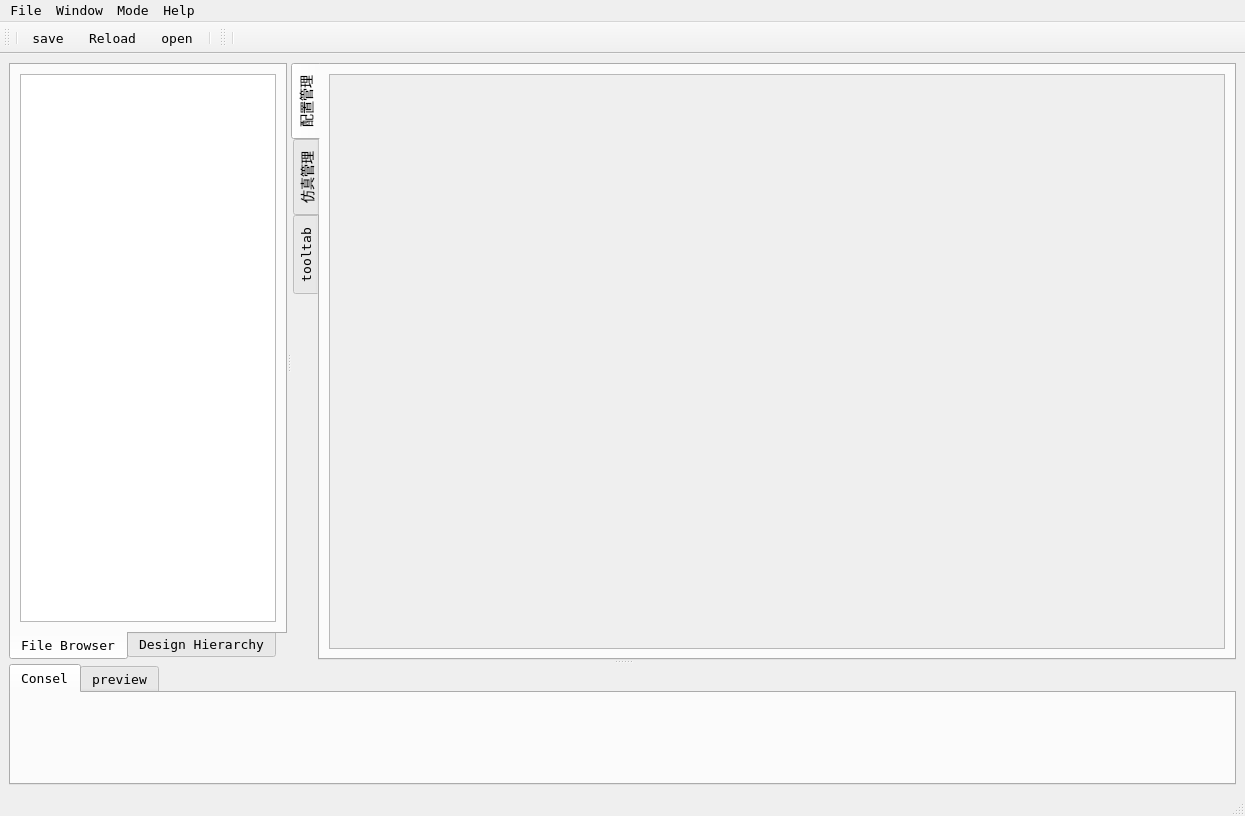
<?xml version="1.0" encoding="UTF-8"?>
<ui version="4.0">
 <class>smt</class>
 <widget class="QMainWindow" name="smt">
  <property name="windowModality">
   <enum>Qt::WindowModal</enum>
  </property>
  <property name="geometry">
   <rect>
    <x>0</x>
    <y>0</y>
    <width>1245</width>
    <height>816</height>
   </rect>
  </property>
  <property name="font">
   <font>
    <family>DejaVu Sans Mono</family>
    <pointsize>10</pointsize>
   </font>
  </property>
  <property name="windowTitle">
   <string>Simulate Manager Tool</string>
  </property>
  <property name="windowIcon">
   <iconset>
    <normaloff>../ico/uvs_white.jpg</normaloff>../ico/uvs_white.jpg</iconset>
  </property>
  <property name="windowOpacity">
   <double>10.000000000000000</double>
  </property>
  <property name="tabShape">
   <enum>QTabWidget::Rounded</enum>
  </property>
  <property name="dockNestingEnabled">
   <bool>true</bool>
  </property>
  <widget class="QWidget" name="centralwidget">
   <property name="sizePolicy">
    <sizepolicy hsizetype="Expanding" vsizetype="Expanding">
     <horstretch>0</horstretch>
     <verstretch>0</verstretch>
    </sizepolicy>
   </property>
   <layout class="QVBoxLayout" name="verticalLayout_4">
    <item>
     <widget class="QSplitter" name="splitter_2">
      <property name="sizePolicy">
       <sizepolicy hsizetype="Expanding" vsizetype="Expanding">
        <horstretch>7</horstretch>
        <verstretch>0</verstretch>
       </sizepolicy>
      </property>
      <property name="orientation">
       <enum>Qt::Vertical</enum>
      </property>
      <widget class="QSplitter" name="splitter">
       <property name="sizePolicy">
        <sizepolicy hsizetype="Expanding" vsizetype="Expanding">
         <horstretch>0</horstretch>
         <verstretch>8</verstretch>
        </sizepolicy>
       </property>
       <property name="orientation">
        <enum>Qt::Horizontal</enum>
       </property>
       <widget class="QTabWidget" name="broswer_tabWidget">
        <property name="sizePolicy">
         <sizepolicy hsizetype="Expanding" vsizetype="Expanding">
          <horstretch>0</horstretch>
          <verstretch>3</verstretch>
         </sizepolicy>
        </property>
        <property name="minimumSize">
         <size>
          <width>0</width>
          <height>0</height>
         </size>
        </property>
        <property name="maximumSize">
         <size>
          <width>16777</width>
          <height>16777</height>
         </size>
        </property>
        <property name="baseSize">
         <size>
          <width>0</width>
          <height>0</height>
         </size>
        </property>
        <property name="font">
         <font>
          <family>DejaVu Sans Mono</family>
          <pointsize>10</pointsize>
         </font>
        </property>
        <property name="mouseTracking">
         <bool>true</bool>
        </property>
        <property name="tabletTracking">
         <bool>true</bool>
        </property>
        <property name="focusPolicy">
         <enum>Qt::ClickFocus</enum>
        </property>
        <property name="whatsThis">
         <string>&lt;html&gt;&lt;head/&gt;&lt;body&gt;&lt;p&gt;&lt;span style=&quot; font-weight:600;&quot;&gt;File Browser&lt;/span&gt;&lt;/p&gt;&lt;/body&gt;&lt;/html&gt;</string>
        </property>
        <property name="autoFillBackground">
         <bool>true</bool>
        </property>
        <property name="tabPosition">
         <enum>QTabWidget::South</enum>
        </property>
        <property name="tabShape">
         <enum>QTabWidget::Rounded</enum>
        </property>
        <property name="currentIndex">
         <number>0</number>
        </property>
        <property name="tabsClosable">
         <bool>false</bool>
        </property>
        <widget class="QWidget" name="FileBrowser">
         <property name="sizePolicy">
          <sizepolicy hsizetype="Expanding" vsizetype="Expanding">
           <horstretch>0</horstretch>
           <verstretch>0</verstretch>
          </sizepolicy>
         </property>
         <property name="baseSize">
          <size>
           <width>170</width>
           <height>100</height>
          </size>
         </property>
         <property name="accessibleName">
          <string/>
         </property>
         <property name="locale">
          <locale language="Chinese" country="China"/>
         </property>
         <attribute name="title">
          <string>File Browser</string>
         </attribute>
         <layout class="QHBoxLayout" name="horizontalLayout_2">
          <item>
           <widget class="QTreeView" name="treeView_filebrowser">
            <property name="sizePolicy">
             <sizepolicy hsizetype="Expanding" vsizetype="Expanding">
              <horstretch>0</horstretch>
              <verstretch>0</verstretch>
             </sizepolicy>
            </property>
            <property name="minimumSize">
             <size>
              <width>170</width>
              <height>100</height>
             </size>
            </property>
            <property name="maximumSize">
             <size>
              <width>167772</width>
              <height>167772</height>
             </size>
            </property>
            <property name="baseSize">
             <size>
              <width>0</width>
              <height>0</height>
             </size>
            </property>
            <property name="sizeAdjustPolicy">
             <enum>QAbstractScrollArea::AdjustToContents</enum>
            </property>
            <property name="wordWrap">
             <bool>true</bool>
            </property>
           </widget>
          </item>
         </layout>
        </widget>
        <widget class="QWidget" name="DesignHierarchy">
         <property name="sizePolicy">
          <sizepolicy hsizetype="Expanding" vsizetype="Expanding">
           <horstretch>0</horstretch>
           <verstretch>0</verstretch>
          </sizepolicy>
         </property>
         <property name="minimumSize">
          <size>
           <width>170</width>
           <height>100</height>
          </size>
         </property>
         <property name="baseSize">
          <size>
           <width>170</width>
           <height>100</height>
          </size>
         </property>
         <attribute name="title">
          <string>Design Hierarchy</string>
         </attribute>
         <layout class="QVBoxLayout" name="verticalLayout">
          <item>
           <widget class="QTreeWidget" name="treeWidget">
            <property name="minimumSize">
             <size>
              <width>0</width>
              <height>0</height>
             </size>
            </property>
            <property name="baseSize">
             <size>
              <width>0</width>
              <height>0</height>
             </size>
            </property>
            <property name="font">
             <font>
              <family>DejaVu Sans Mono</family>
              <pointsize>10</pointsize>
             </font>
            </property>
            <property name="autoFillBackground">
             <bool>true</bool>
            </property>
            <property name="frameShape">
             <enum>QFrame::StyledPanel</enum>
            </property>
            <property name="frameShadow">
             <enum>QFrame::Sunken</enum>
            </property>
            <property name="selectionMode">
             <enum>QAbstractItemView::SingleSelection</enum>
            </property>
            <column>
             <property name="text">
              <string notr="true">1</string>
             </property>
            </column>
           </widget>
          </item>
         </layout>
        </widget>
       </widget>
       <widget class="QTabWidget" name="main_tabWidget">
        <property name="sizePolicy">
         <sizepolicy hsizetype="Expanding" vsizetype="Expanding">
          <horstretch>1</horstretch>
          <verstretch>7</verstretch>
         </sizepolicy>
        </property>
        <property name="minimumSize">
         <size>
          <width>0</width>
          <height>0</height>
         </size>
        </property>
        <property name="baseSize">
         <size>
          <width>0</width>
          <height>0</height>
         </size>
        </property>
        <property name="font">
         <font>
          <family>DejaVu Sans Mono</family>
          <pointsize>10</pointsize>
         </font>
        </property>
        <property name="contextMenuPolicy">
         <enum>Qt::DefaultContextMenu</enum>
        </property>
        <property name="tabPosition">
         <enum>QTabWidget::West</enum>
        </property>
        <property name="currentIndex">
         <number>0</number>
        </property>
        <property name="tabsClosable">
         <bool>false</bool>
        </property>
        <property name="movable">
         <bool>true</bool>
        </property>
        <widget class="QWidget" name="svgtab">
         <property name="sizePolicy">
          <sizepolicy hsizetype="Expanding" vsizetype="Expanding">
           <horstretch>3</horstretch>
           <verstretch>4</verstretch>
          </sizepolicy>
         </property>
         <property name="minimumSize">
          <size>
           <width>0</width>
           <height>0</height>
          </size>
         </property>
         <property name="font">
          <font>
           <family>DejaVu Sans Mono</family>
           <pointsize>10</pointsize>
          </font>
         </property>
         <attribute name="title">
          <string>配置管理</string>
         </attribute>
         <layout class="QHBoxLayout" name="horizontalLayout_3">
          <item>
           <widget class="QScrollArea" name="scrollArea_svg">
            <property name="sizePolicy">
             <sizepolicy hsizetype="Expanding" vsizetype="Expanding">
              <horstretch>0</horstretch>
              <verstretch>0</verstretch>
             </sizepolicy>
            </property>
            <property name="baseSize">
             <size>
              <width>1700</width>
              <height>800</height>
             </size>
            </property>
            <property name="widgetResizable">
             <bool>true</bool>
            </property>
            <widget class="QWidget" name="scrollAreaWidgetContents">
             <property name="geometry">
              <rect>
               <x>0</x>
               <y>0</y>
               <width>894</width>
               <height>563</height>
              </rect>
             </property>
             <property name="sizePolicy">
              <sizepolicy hsizetype="Expanding" vsizetype="Expanding">
               <horstretch>0</horstretch>
               <verstretch>0</verstretch>
              </sizepolicy>
             </property>
            </widget>
           </widget>
          </item>
         </layout>
        </widget>
        <widget class="QWidget" name="macrotab">
         <property name="font">
          <font>
           <family>DejaVu Sans Mono</family>
           <pointsize>10</pointsize>
          </font>
         </property>
         <attribute name="title">
          <string>仿真管理</string>
         </attribute>
         <layout class="QVBoxLayout" name="verticalLayout_2">
          <item>
           <layout class="QHBoxLayout" name="horizontalLayout">
            <item>
             <widget class="QPushButton" name="run">
              <property name="toolTip">
               <string>执行选中testcase的指定任务，可多任务并行</string>
              </property>
              <property name="text">
               <string>运行</string>
              </property>
              <property name="icon">
               <iconset>
                <normaloff>ico/new_doc.png</normaloff>ico/new_doc.png</iconset>
              </property>
              <property name="checkable">
               <bool>false</bool>
              </property>
              <property name="checked">
               <bool>false</bool>
              </property>
             </widget>
            </item>
            <item>
             <widget class="QPushButton" name="stopSimuate">
              <property name="toolTip">
               <string>停止选中的testcase项的执行</string>
              </property>
              <property name="text">
               <string>停止</string>
              </property>
             </widget>
            </item>
            <item>
             <widget class="QProgressBar" name="progressBar">
              <property name="toolTip">
               <string>任务进度</string>
              </property>
              <property name="value">
               <number>0</number>
              </property>
             </widget>
            </item>
           </layout>
          </item>
          <item>
           <widget class="Line" name="line_2">
            <property name="orientation">
             <enum>Qt::Horizontal</enum>
            </property>
           </widget>
          </item>
          <item>
           <layout class="QGridLayout" name="gridLayout">
            <item row="1" column="10">
             <widget class="QCheckBox" name="checkBox_13">
              <property name="text">
               <string>CheckBox</string>
              </property>
             </widget>
            </item>
            <item row="0" column="6" colspan="2">
             <widget class="QLabel" name="label_3">
              <property name="font">
               <font>
                <family>DejaVu Sans Mono</family>
                <pointsize>10</pointsize>
                <weight>75</weight>
                <bold>true</bold>
               </font>
              </property>
              <property name="text">
               <string>PLD</string>
              </property>
              <property name="alignment">
               <set>Qt::AlignCenter</set>
              </property>
             </widget>
            </item>
            <item row="1" column="9">
             <widget class="QCheckBox" name="checkBox_4">
              <property name="text">
               <string>CheckBox</string>
              </property>
             </widget>
            </item>
            <item row="1" column="0">
             <widget class="QCheckBox" name="cleanCB">
              <property name="text">
               <string>clean</string>
              </property>
             </widget>
            </item>
            <item row="4" column="0">
             <widget class="QCheckBox" name="waveCB">
              <property name="text">
               <string>waveform</string>
              </property>
             </widget>
            </item>
            <item row="0" column="2">
             <widget class="Line" name="line_10">
              <property name="orientation">
               <enum>Qt::Vertical</enum>
              </property>
             </widget>
            </item>
            <item row="0" column="0" colspan="2">
             <widget class="QLabel" name="label">
              <property name="font">
               <font>
                <family>DejaVu Sans Mono</family>
                <pointsize>10</pointsize>
                <weight>75</weight>
                <bold>true</bold>
               </font>
              </property>
              <property name="text">
               <string>Common</string>
              </property>
              <property name="alignment">
               <set>Qt::AlignCenter</set>
              </property>
             </widget>
            </item>
            <item row="0" column="3" colspan="2">
             <widget class="QLabel" name="label_2">
              <property name="font">
               <font>
                <family>DejaVu Sans Mono</family>
                <pointsize>10</pointsize>
                <weight>75</weight>
                <bold>true</bold>
               </font>
              </property>
              <property name="text">
               <string>Simu</string>
              </property>
              <property name="alignment">
               <set>Qt::AlignCenter</set>
              </property>
             </widget>
            </item>
            <item row="0" column="5">
             <widget class="Line" name="line_4">
              <property name="orientation">
               <enum>Qt::Vertical</enum>
              </property>
             </widget>
            </item>
            <item row="1" column="7">
             <widget class="QCheckBox" name="pld_runCB">
              <property name="text">
               <string>run</string>
              </property>
             </widget>
            </item>
            <item row="1" column="3">
             <widget class="QCheckBox" name="compiler">
              <property name="text">
               <string>compiler</string>
              </property>
             </widget>
            </item>
            <item row="0" column="9" colspan="2">
             <widget class="QLabel" name="label_4">
              <property name="font">
               <font>
                <family>DejaVu Sans Mono</family>
                <pointsize>10</pointsize>
                <weight>75</weight>
                <bold>true</bold>
               </font>
              </property>
              <property name="text">
               <string>Zenu</string>
              </property>
              <property name="alignment">
               <set>Qt::AlignCenter</set>
              </property>
             </widget>
            </item>
            <item row="1" column="6">
             <widget class="QCheckBox" name="pldcompCB">
              <property name="text">
               <string>comp</string>
              </property>
             </widget>
            </item>
            <item row="1" column="1">
             <widget class="QCheckBox" name="buildCB">
              <property name="text">
               <string>build</string>
              </property>
             </widget>
            </item>
            <item row="0" column="8">
             <widget class="Line" name="line">
              <property name="orientation">
               <enum>Qt::Vertical</enum>
              </property>
             </widget>
            </item>
            <item row="2" column="0">
             <widget class="QCheckBox" name="mlCB">
              <property name="text">
               <string>multi-lib</string>
              </property>
             </widget>
            </item>
            <item row="1" column="4">
             <widget class="QCheckBox" name="simu_runCB">
              <property name="text">
               <string>run</string>
              </property>
             </widget>
            </item>
            <item row="2" column="3">
             <widget class="QCheckBox" name="simu_elabCB">
              <property name="text">
               <string>elab</string>
              </property>
             </widget>
            </item>
            <item row="2" column="4">
             <widget class="QCheckBox" name="simu_simCB">
              <property name="text">
               <string>sim</string>
              </property>
             </widget>
            </item>
            <item row="2" column="1">
             <widget class="QCheckBox" name="cloudCB">
              <property name="text">
               <string>cloud-platform</string>
              </property>
             </widget>
            </item>
            <item row="4" column="1">
             <widget class="QCheckBox" name="updateconfigsCB">
              <property name="text">
               <string>update-configs</string>
              </property>
             </widget>
            </item>
           </layout>
          </item>
          <item>
           <widget class="Line" name="line_3">
            <property name="orientation">
             <enum>Qt::Horizontal</enum>
            </property>
           </widget>
          </item>
          <item>
           <layout class="QHBoxLayout" name="horizontalLayout_4">
            <item>
             <widget class="QPushButton" name="saveDiag">
              <property name="toolTip">
               <string>保存修改后的diag内容到本地文件</string>
              </property>
              <property name="text">
               <string>保存</string>
              </property>
             </widget>
            </item>
            <item>
             <widget class="QPushButton" name="reload">
              <property name="toolTip">
               <string>同步本地diag文件内容</string>
              </property>
              <property name="text">
               <string>刷新</string>
              </property>
             </widget>
            </item>
            <item>
             <widget class="QPushButton" name="selectalltc">
              <property name="toolTip">
               <string>选择全部testcase项</string>
              </property>
              <property name="text">
               <string>全选</string>
              </property>
             </widget>
            </item>
            <item>
             <widget class="QLineEdit" name="lineEdit">
              <property name="tabletTracking">
               <bool>true</bool>
              </property>
              <property name="clearButtonEnabled">
               <bool>true</bool>
              </property>
             </widget>
            </item>
           </layout>
          </item>
          <item>
           <widget class="QTableWidget" name="diag_table">
            <property name="toolTip">
             <string/>
            </property>
            <property name="editTriggers">
             <set>QAbstractItemView::DoubleClicked|QAbstractItemView::EditKeyPressed</set>
            </property>
            <property name="dragEnabled">
             <bool>true</bool>
            </property>
            <property name="alternatingRowColors">
             <bool>true</bool>
            </property>
            <property name="showGrid">
             <bool>false</bool>
            </property>
            <property name="gridStyle">
             <enum>Qt::DashLine</enum>
            </property>
            <property name="sortingEnabled">
             <bool>true</bool>
            </property>
            <attribute name="horizontalHeaderCascadingSectionResizes">
             <bool>true</bool>
            </attribute>
            <attribute name="horizontalHeaderShowSortIndicator" stdset="0">
             <bool>true</bool>
            </attribute>
            <attribute name="horizontalHeaderStretchLastSection">
             <bool>true</bool>
            </attribute>
            <attribute name="verticalHeaderCascadingSectionResizes">
             <bool>true</bool>
            </attribute>
            <attribute name="verticalHeaderShowSortIndicator" stdset="0">
             <bool>true</bool>
            </attribute>
            <attribute name="verticalHeaderStretchLastSection">
             <bool>false</bool>
            </attribute>
           </widget>
          </item>
         </layout>
        </widget>
        <widget class="QWidget" name="tooltab">
         <attribute name="title">
          <string>tooltab</string>
         </attribute>
         <widget class="QTableWidget" name="tableWidget">
          <property name="geometry">
           <rect>
            <x>350</x>
            <y>210</y>
            <width>256</width>
            <height>192</height>
           </rect>
          </property>
         </widget>
        </widget>
       </widget>
      </widget>
      <widget class="QTabWidget" name="tabWidget_2">
       <property name="sizePolicy">
        <sizepolicy hsizetype="Expanding" vsizetype="Expanding">
         <horstretch>1</horstretch>
         <verstretch>2</verstretch>
        </sizepolicy>
       </property>
       <property name="minimumSize">
        <size>
         <width>0</width>
         <height>0</height>
        </size>
       </property>
       <property name="maximumSize">
        <size>
         <width>16777215</width>
         <height>160000</height>
        </size>
       </property>
       <property name="font">
        <font>
         <family>DejaVu Sans Mono</family>
         <pointsize>10</pointsize>
        </font>
       </property>
       <property name="toolTipDuration">
        <number>0</number>
       </property>
       <property name="currentIndex">
        <number>0</number>
       </property>
       <widget class="QWidget" name="Consel">
        <property name="font">
         <font>
          <family>DejaVu Sans Mono</family>
          <pointsize>10</pointsize>
         </font>
        </property>
        <attribute name="title">
         <string>Consel</string>
        </attribute>
        <layout class="QVBoxLayout" name="verticalLayout_5"/>
       </widget>
       <widget class="QWidget" name="pewview">
        <attribute name="title">
         <string>preview</string>
        </attribute>
        <layout class="QVBoxLayout" name="verticalLayout_3">
         <item>
          <widget class="QTextEdit" name="textEdit">
           <property name="font">
            <font>
             <family>Monospace</family>
             <pointsize>10</pointsize>
            </font>
           </property>
          </widget>
         </item>
        </layout>
       </widget>
      </widget>
     </widget>
    </item>
   </layout>
  </widget>
  <widget class="QMenuBar" name="menubar">
   <property name="geometry">
    <rect>
     <x>0</x>
     <y>0</y>
     <width>1245</width>
     <height>25</height>
    </rect>
   </property>
   <widget class="QMenu" name="menuFile">
    <property name="font">
     <font>
      <family>Monospace</family>
      <pointsize>10</pointsize>
     </font>
    </property>
    <property name="title">
     <string>File</string>
    </property>
    <addaction name="actionExit"/>
   </widget>
   <widget class="QMenu" name="menuWindow">
    <property name="title">
     <string>Window</string>
    </property>
    <addaction name="actionFile_Bowser"/>
    <addaction name="actionConfiguration"/>
   </widget>
   <widget class="QMenu" name="menuMode">
    <property name="title">
     <string>Mode</string>
    </property>
    <widget class="QMenu" name="menuSimulator">
     <property name="title">
      <string>Simulator</string>
     </property>
     <addaction name="actionXcelium"/>
     <addaction name="actionVCS"/>
     <addaction name="actionVerdi"/>
    </widget>
    <widget class="QMenu" name="menuDebug">
     <property name="title">
      <string>Debug</string>
     </property>
     <addaction name="actionVerdi_2"/>
    </widget>
    <widget class="QMenu" name="menuEmulator">
     <property name="title">
      <string>Emulator</string>
     </property>
     <addaction name="actionPLD"/>
     <addaction name="actionZebu"/>
     <addaction name="actionX1"/>
    </widget>
    <addaction name="separator"/>
    <addaction name="separator"/>
    <addaction name="separator"/>
    <addaction name="menuSimulator"/>
    <addaction name="menuEmulator"/>
    <addaction name="actionFormal"/>
    <addaction name="menuDebug"/>
   </widget>
   <widget class="QMenu" name="menuHelp">
    <property name="title">
     <string>Help</string>
    </property>
    <addaction name="actionAbout_SMT"/>
   </widget>
   <addaction name="menuFile"/>
   <addaction name="menuWindow"/>
   <addaction name="menuMode"/>
   <addaction name="menuHelp"/>
  </widget>
  <widget class="QStatusBar" name="statusbar">
   <property name="font">
    <font>
     <family>Monospace</family>
     <pointsize>10</pointsize>
    </font>
   </property>
  </widget>
  <widget class="QToolBar" name="toolBar">
   <property name="windowTitle">
    <string>toolBar</string>
   </property>
   <attribute name="toolBarArea">
    <enum>TopToolBarArea</enum>
   </attribute>
   <attribute name="toolBarBreak">
    <bool>false</bool>
   </attribute>
   <addaction name="separator"/>
   <addaction name="actionsave"/>
   <addaction name="actionreload"/>
   <addaction name="actionopen"/>
   <addaction name="separator"/>
  </widget>
  <widget class="QToolBar" name="toolBar_2">
   <property name="windowTitle">
    <string>toolBar_2</string>
   </property>
   <attribute name="toolBarArea">
    <enum>TopToolBarArea</enum>
   </attribute>
   <attribute name="toolBarBreak">
    <bool>false</bool>
   </attribute>
   <addaction name="separator"/>
  </widget>
  <action name="actionsave">
   <property name="icon">
    <iconset>
     <normaloff>:/ico/note_accept.ico</normaloff>:/ico/note_accept.ico</iconset>
   </property>
   <property name="text">
    <string>save</string>
   </property>
   <property name="toolTip">
    <string>save config file</string>
   </property>
  </action>
  <action name="actionreload">
   <property name="icon">
    <iconset>
     <normaloff>:/ico/refresh.ico</normaloff>:/ico/refresh.ico</iconset>
   </property>
   <property name="text">
    <string>Reload</string>
   </property>
   <property name="toolTip">
    <string>重新加载配置文件</string>
   </property>
  </action>
  <action name="actionopen">
   <property name="icon">
    <iconset>
     <normaloff>:/ico/search_page.ico</normaloff>:/ico/search_page.ico</iconset>
   </property>
   <property name="text">
    <string>open</string>
   </property>
  </action>
  <action name="actionExit">
   <property name="text">
    <string>Exit</string>
   </property>
  </action>
  <action name="actionFile_Bowser">
   <property name="text">
    <string>File Bowser</string>
   </property>
  </action>
  <action name="actionConfiguration">
   <property name="text">
    <string>Basic Configuration</string>
   </property>
  </action>
  <action name="actionXcelium">
   <property name="text">
    <string>Xcelium</string>
   </property>
  </action>
  <action name="actionVCS">
   <property name="text">
    <string>VCS</string>
   </property>
  </action>
  <action name="actionVerdi">
   <property name="text">
    <string>Galasim</string>
   </property>
  </action>
  <action name="actionVerdi_2">
   <property name="text">
    <string>Verdi</string>
   </property>
  </action>
  <action name="actionFormal">
   <property name="text">
    <string>Formal</string>
   </property>
  </action>
  <action name="actionPLD">
   <property name="text">
    <string>PLD</string>
   </property>
  </action>
  <action name="actionZebu">
   <property name="text">
    <string>Zebu</string>
   </property>
  </action>
  <action name="actionX1">
   <property name="text">
    <string>X1</string>
   </property>
  </action>
  <action name="actionAbout_SMT">
   <property name="text">
    <string>About SMT</string>
   </property>
  </action>
 </widget>
 <resources>
  <include location="../ico/icon.qrc"/>
 </resources>
 <connections/>
</ui>
